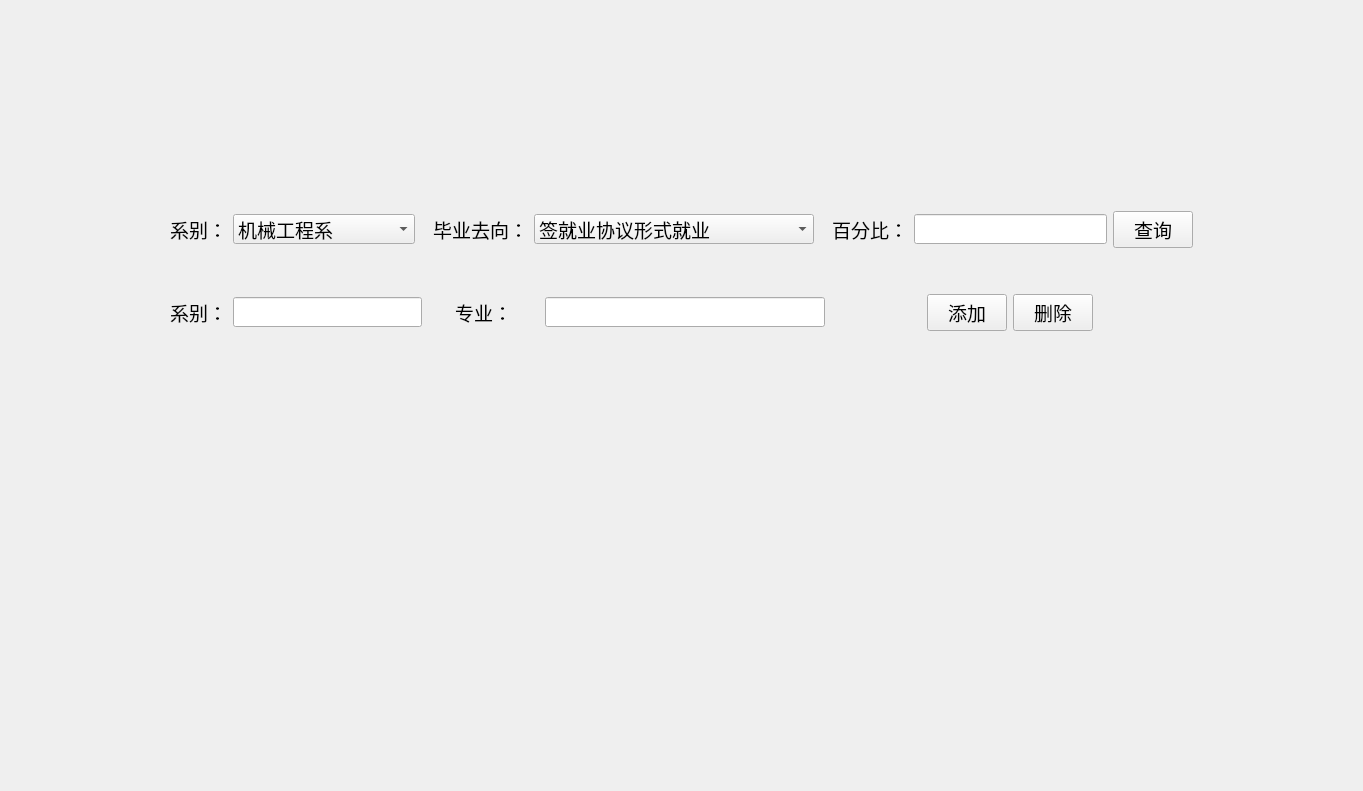
      <widget class="QWidget" name="tab_5">
       <attribute name="title">
        <string>系别专业管理</string>
       </attribute>
       <layout class="QGridLayout" name="gridLayout_9">
        <item row="0" column="1">
         <spacer name="verticalSpacer_6">
          <property name="orientation">
           <enum>Qt::Vertical</enum>
          </property>
          <property name="sizeType">
           <enum>QSizePolicy::Fixed</enum>
          </property>
          <property name="sizeHint" stdset="0">
           <size>
            <width>20</width>
            <height>200</height>
           </size>
          </property>
         </spacer>
        </item>
        <item row="1" column="0">
         <spacer name="horizontalSpacer_14">
          <property name="orientation">
           <enum>Qt::Horizontal</enum>
          </property>
          <property name="sizeHint" stdset="0">
           <size>
            <width>159</width>
            <height>20</height>
           </size>
          </property>
         </spacer>
        </item>
        <item row="1" column="1" colspan="2">
         <layout class="QVBoxLayout" name="verticalLayout_4">
          <item>
           <layout class="QHBoxLayout" name="horizontalLayout_8">
            <item>
             <widget class="QLabel" name="label_2">
              <property name="font">
               <font>
                <family>Consolas</family>
                <pointsize>14</pointsize>
               </font>
              </property>
              <property name="text">
               <string>系别：</string>
              </property>
              <property name="alignment">
               <set>Qt::AlignRight|Qt::AlignTrailing|Qt::AlignVCenter</set>
              </property>
             </widget>
            </item>
            <item>
             <widget class="QComboBox" name="department_comboBox">
              <property name="font">
               <font>
                <family>Consolas</family>
                <pointsize>14</pointsize>
               </font>
              </property>
              <item>
               <property name="text">
                <string>机械工程系</string>
               </property>
              </item>
              <item>
               <property name="text">
                <string>电子工程系</string>
               </property>
              </item>
              <item>
               <property name="text">
                <string>自动化系</string>
               </property>
              </item>
              <item>
               <property name="text">
                <string>化学与化工系</string>
               </property>
              </item>
              <item>
               <property name="text">
                <string>计算机工程系</string>
               </property>
              </item>
              <item>
               <property name="text">
                <string>环境与安全工程系</string>
               </property>
              </item>
              <item>
               <property name="text">
                <string>材料工程系</string>
               </property>
              </item>
              <item>
               <property name="text">
                <string>理学系</string>
               </property>
              </item>
              <item>
               <property name="text">
                <string>经济与管理系</string>
               </property>
              </item>
              <item>
               <property name="text">
                <string>外语系</string>
               </property>
              </item>
              <item>
               <property name="text">
                <string>设计艺术系</string>
               </property>
              </item>
              <item>
               <property name="text">
                <string>法学系</string>
               </property>
              </item>
              <item>
               <property name="text">
                <string>体育系</string>
               </property>
              </item>
             </widget>
            </item>
            <item>
             <widget class="QLabel" name="label_17">
              <property name="font">
               <font>
                <family>Consolas</family>
                <pointsize>14</pointsize>
               </font>
              </property>
              <property name="text">
               <string> 毕业去向：</string>
              </property>
              <property name="alignment">
               <set>Qt::AlignRight|Qt::AlignTrailing|Qt::AlignVCenter</set>
              </property>
             </widget>
            </item>
            <item>
             <widget class="QComboBox" name="graduation_comboBox_4">
              <property name="minimumSize">
               <size>
                <width>280</width>
                <height>0</height>
               </size>
              </property>
              <property name="maximumSize">
               <size>
                <width>280</width>
                <height>16777215</height>
               </size>
              </property>
              <property name="font">
               <font>
                <family>Consolas</family>
                <pointsize>14</pointsize>
               </font>
              </property>
              <item>
               <property name="text">
                <string>签就业协议形式就业</string>
               </property>
              </item>
              <item>
               <property name="text">
                <string>签劳动合同形式就业</string>
               </property>
              </item>
              <item>
               <property name="text">
                <string>其他录用形式就业</string>
               </property>
              </item>
              <item>
               <property name="text">
                <string>科研助理</string>
               </property>
              </item>
              <item>
               <property name="text">
                <string>应征义务兵</string>
               </property>
              </item>
              <item>
               <property name="text">
                <string>国家基层项目</string>
               </property>
              </item>
              <item>
               <property name="text">
                <string>地方基层项目</string>
               </property>
              </item>
              <item>
               <property name="text">
                <string>待就业</string>
               </property>
              </item>
              <item>
               <property name="text">
                <string>不就业拟升学</string>
               </property>
              </item>
              <item>
               <property name="text">
                <string>其他暂不就业</string>
               </property>
              </item>
              <item>
               <property name="text">
                <string>自主创业</string>
               </property>
              </item>
              <item>
               <property name="text">
                <string>自由职业</string>
               </property>
              </item>
              <item>
               <property name="text">
                <string>升学</string>
               </property>
              </item>
              <item>
               <property name="text">
                <string>出国、出境</string>
               </property>
              </item>
             </widget>
            </item>
            <item>
             <widget class="QLabel" name="label_13">
              <property name="font">
               <font>
                <family>Consolas</family>
                <pointsize>14</pointsize>
               </font>
              </property>
              <property name="text">
               <string> 百分比：</string>
              </property>
              <property name="alignment">
               <set>Qt::AlignRight|Qt::AlignTrailing|Qt::AlignVCenter</set>
              </property>
             </widget>
            </item>
            <item>
             <widget class="QLineEdit" name="dePer_lineEdit">
              <property name="font">
               <font>
                <family>Consolas</family>
                <pointsize>14</pointsize>
               </font>
              </property>
             </widget>
            </item>
            <item>
             <widget class="QPushButton" name="dis_pushButton_2">
              <property name="font">
               <font>
                <family>Consolas</family>
                <pointsize>14</pointsize>
               </font>
              </property>
              <property name="text">
               <string>查询</string>
              </property>
             </widget>
            </item>
           </layout>
          </item>
          <item>
           <spacer name="verticalSpacer_5">
            <property name="orientation">
             <enum>Qt::Vertical</enum>
            </property>
            <property name="sizeType">
             <enum>QSizePolicy::Fixed</enum>
            </property>
            <property name="sizeHint" stdset="0">
             <size>
              <width>20</width>
              <height>40</height>
             </size>
            </property>
           </spacer>
          </item>
          <item>
           <layout class="QHBoxLayout" name="horizontalLayout_9">
            <item>
             <widget class="QLabel" name="label_12">
              <property name="font">
               <font>
                <family>Consolas</family>
                <pointsize>14</pointsize>
               </font>
              </property>
              <property name="text">
               <string>系别：</string>
              </property>
              <property name="alignment">
               <set>Qt::AlignRight|Qt::AlignTrailing|Qt::AlignVCenter</set>
              </property>
             </widget>
            </item>
            <item>
             <widget class="QLineEdit" name="depart_lineEdit">
              <property name="maximumSize">
               <size>
                <width>189</width>
                <height>16777215</height>
               </size>
              </property>
              <property name="font">
               <font>
                <family>Consolas</family>
                <pointsize>14</pointsize>
               </font>
              </property>
              <property name="text">
               <string/>
              </property>
             </widget>
            </item>
            <item>
             <widget class="QLabel" name="label_14">
              <property name="minimumSize">
               <size>
                <width>111</width>
                <height>0</height>
               </size>
              </property>
              <property name="font">
               <font>
                <family>Consolas</family>
                <pointsize>14</pointsize>
               </font>
              </property>
              <property name="text">
               <string>专业：</string>
              </property>
              <property name="alignment">
               <set>Qt::AlignCenter</set>
              </property>
             </widget>
            </item>
            <item>
             <widget class="QLineEdit" name="major_lineEdit">
              <property name="minimumSize">
               <size>
                <width>280</width>
                <height>0</height>
               </size>
              </property>
              <property name="font">
               <font>
                <family>Consolas</family>
                <pointsize>14</pointsize>
               </font>
              </property>
             </widget>
            </item>
            <item>
             <spacer name="horizontalSpacer_4">
              <property name="orientation">
               <enum>Qt::Horizontal</enum>
              </property>
              <property name="sizeType">
               <enum>QSizePolicy::Fixed</enum>
              </property>
              <property name="sizeHint" stdset="0">
               <size>
                <width>96</width>
                <height>20</height>
               </size>
              </property>
             </spacer>
            </item>
            <item>
             <widget class="QPushButton" name="add_pushButton">
              <property name="font">
               <font>
                <family>Consolas</family>
                <pointsize>14</pointsize>
               </font>
              </property>
              <property name="text">
               <string>添加</string>
              </property>
             </widget>
            </item>
            <item>
             <widget class="QPushButton" name="del_pushButton_2">
              <property name="font">
               <font>
                <family>Consolas</family>
                <pointsize>14</pointsize>
               </font>
              </property>
              <property name="text">
               <string>删除</string>
              </property>
             </widget>
            </item>
            <item>
             <spacer name="horizontalSpacer_13">
              <property name="orientation">
               <enum>Qt::Horizontal</enum>
              </property>
              <property name="sizeHint" stdset="0">
               <size>
                <width>40</width>
                <height>20</height>
               </size>
              </property>
             </spacer>
            </item>
           </layout>
          </item>
         </layout>
        </item>
        <item row="1" column="3">
         <spacer name="horizontalSpacer_15">
          <property name="orientation">
           <enum>Qt::Horizontal</enum>
          </property>
          <property name="sizeHint" stdset="0">
           <size>
            <width>159</width>
            <height>20</height>
           </size>
          </property>
         </spacer>
        </item>
        <item row="2" column="2">
         <spacer name="verticalSpacer_7">
          <property name="orientation">
           <enum>Qt::Vertical</enum>
          </property>
          <property name="sizeHint" stdset="0">
           <size>
            <width>20</width>
            <height>449</height>
           </size>
          </property>
         </spacer>
        </item>
       </layout>
      </widget>
